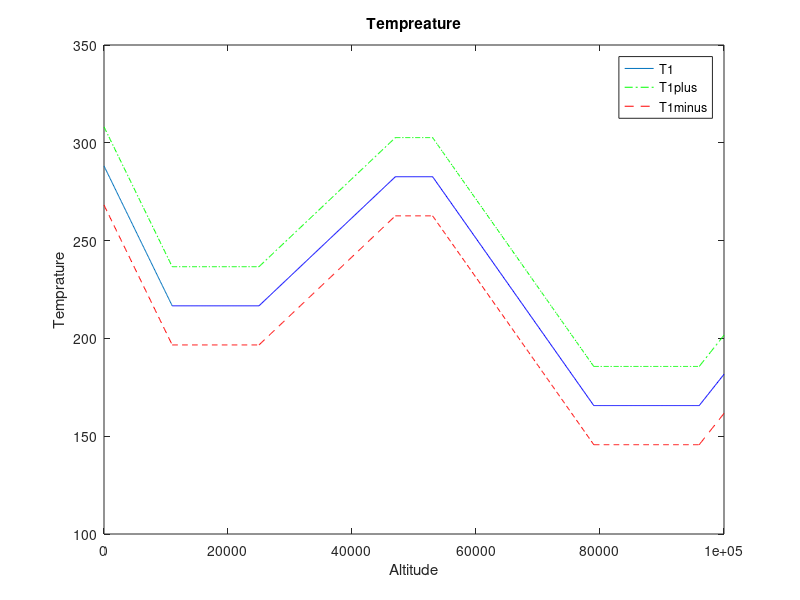
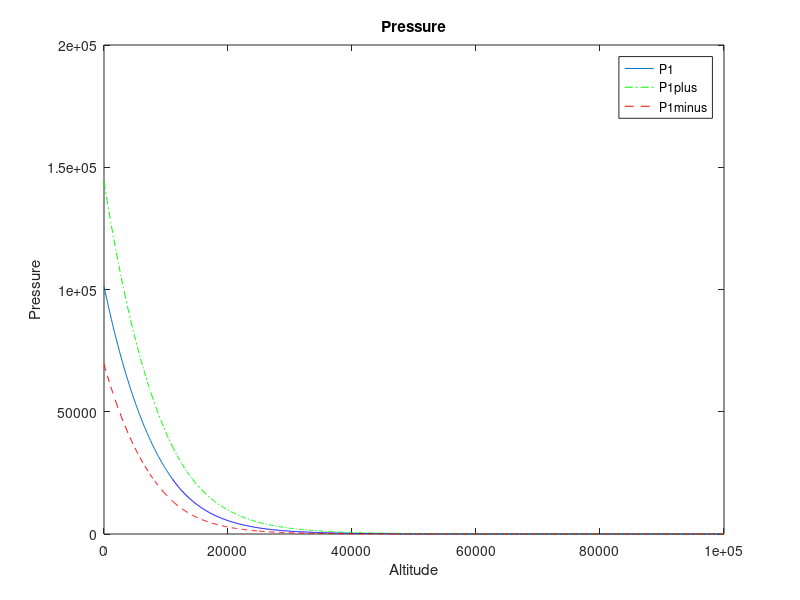
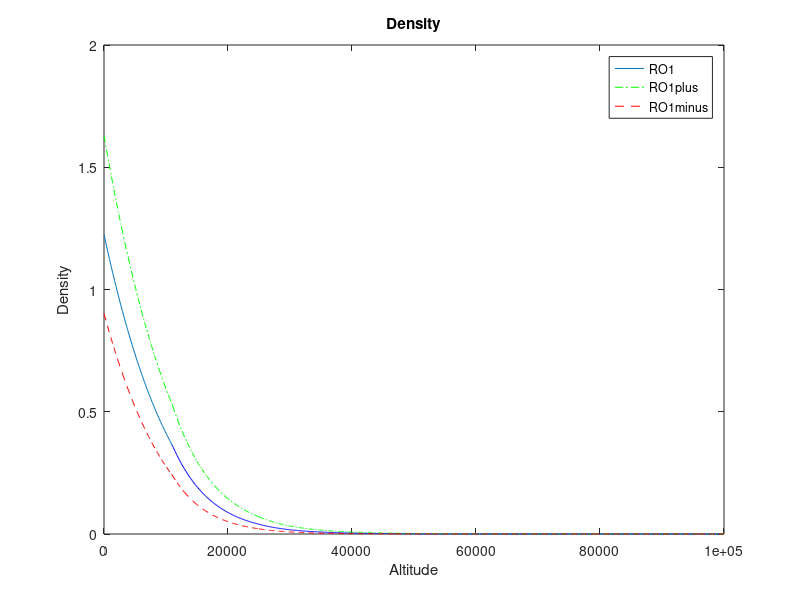
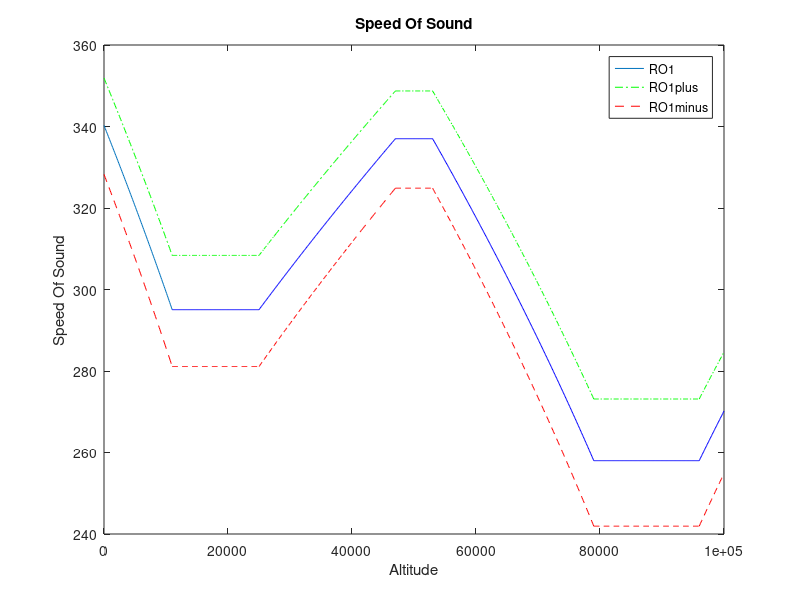

Here is the MATLAB script that generated these plots, in order:
%% Atmosphere Modeling and Temperature Differential Variation
%% Variables
P_SI=1.01325*10^5;%pressure in SI 
RO_SI=1.225;%density in SI
T_SI=288.16;%temperature in SI
g_SI=9.81;%garvity const in SI
R_SI=287;
a1=-6.5*10^(-3);%slope in Troposphere
a2=3*10^(-3);%slope in Stratosphere
a3=-4.5*10^(-3);%slope in Mesosphere
a4=4*10^(-3);%slope in Thermosphere
y=1.4;
%% Functions In SI Units
h=input('PLEASE Enter The Altitude');
    T_SIplus=T_SI+20;
    T_SIminus=T_SI-20;
    P_SIplus=P_SI*(T_SIplus/T_SI)^(-g_SI/(R_SI*a1));
    P_SIminus=P_SI*(T_SIminus/T_SI)^(-g_SI/(R_SI*a1));
    RO_SIplus=RO_SI*(T_SIplus/T_SI)^(-g_SI/(a1*R_SI)-1);
    RO_SIminus=RO_SI*(T_SIminus/T_SI)^(-g_SI/(a1*R_SI)-1);
    T2=T_SI+a1*(11000-0);
    T2plus=T_SIplus+a1*(11000-0);
    T2minus=T_SIminus+a1*(11000-0);
    P2=P_SI*(T2/T_SI)^(-g_SI/(R_SI*a1));
    P2plus=P_SIplus*(T2plus/T_SIplus)^(-g_SI/(R_SI*a1));
    P2minus=P_SIminus*(T2minus/T_SIminus)^(-g_SI/(R_SI*a1));
    RO2=RO_SI*(T2/T_SI)^(-g_SI/(a1*R_SI)-1);
    RO2plus=RO_SIplus*(T2plus/T_SIplus)^(-g_SI/(a1*R_SI)-1);
    RO2minus=RO_SIminus*(T2minus/T_SIminus)^(-g_SI/(a1*R_SI)-1);
    T3=T2;
    T3plus=T2plus;
    T3minus=T2minus;
    T5=T3;
    T5plus=T3plus;
    T5minus=T3minus;
    P5=P2*exp(((-g_SI)/(R_SI*T3))*(25000-11000));
    P5plus=P2plus*exp(((-g_SI)/(R_SI*T3plus))*(25000-11000));
    P5minus=P2minus*exp(((-g_SI)/(R_SI*T3minus))*(25000-11000));
    RO5=RO2*exp(((-g_SI)/(R_SI*T3))*(25000-11000));
    RO5plus=RO2plus*exp(((-g_SI)/(R_SI*T3plus))*(25000-11000));
    RO5minus=RO2minus*exp(((-g_SI)/(R_SI*T3minus))*(25000-11000));
    T8=T5+a2*(47000-25000);
    T8plus=T5plus+a2*(47000-25000);
    T8minus=T5minus+a2*(47000-25000);
    P8=P5*(T8/T5).^(-g_SI/(R_SI*a2));
    P8plus=P5plus*(T8plus/T5plus).^(-g_SI/(R_SI*a2));
    P8minus=P5minus*(T8minus/T5minus).^(-g_SI/(R_SI*a2));
    T9=T8;
    T9plus=T8plus;
    T9minus=T8minus;
    RO8=RO5*(T8/T5).^(-g_SI/(a2*R_SI)-1);
    RO8plus=RO5plus*(T8plus/T5plus).^(-g_SI/(a2*R_SI)-1);
    RO8minus=RO5minus*(T8minus/T5minus).^(-g_SI/(a2*R_SI)-1);
    T11=T9;
    T11plus=T9plus;
    T11minus=T9minus;
    P11=P8*exp(((-g_SI)/(R_SI*T11))*(53000-47000));
    P11plus=P8plus*exp(((-g_SI)/(R_SI*T11plus))*(53000-47000));
    P11minus=P8minus*exp(((-g_SI)/(R_SI*T11minus))*(53000-47000));
    RO11=RO8*exp(((-g_SI)/(R_SI*T11))*(53000-47000));
    RO11plus=RO8plus*exp(((-g_SI)/(R_SI*T11plus))*(53000-47000));
    RO11minus=RO8minus*exp(((-g_SI)/(R_SI*T11minus))*(53000-47000));
    T14=T11+a3*(79000-53000);
    T14plus=T11plus+a3*(79000-53000);
    T14minus=T11minus+a3*(79000-53000);
    T15=T14;
    T15plus=T14plus;
    T15minus=T14minus;
    P14=P11*(T14/T11).^(-g_SI/(R_SI*a3));
    P14plus=P11plus*(T14plus/T11plus).^(-g_SI/(R_SI*a3));
    P14minus=P11minus*(T14minus/T11minus).^(-g_SI/(R_SI*a3));
    RO14=RO11*(T14/T11).^(-g_SI/(a3*R_SI)-1);
    RO14plus=RO11plus*(T14plus/T11plus).^(-g_SI/(a3*R_SI)-1);
    RO14minus=RO11minus*(T14minus/T11minus).^(-g_SI/(a3*R_SI)-1);
    T17=T15;
    T17plus=T15plus;
    T17minus=T15minus;
    P17=P14*exp(((-g_SI)/(R_SI*T15))*(96000-79000));
    P17plus=P14plus*exp(((-g_SI)/(R_SI*T15plus))*(96000-79000));
    P17minus=P14minus*exp(((-g_SI)/(R_SI*T15minus))*(96000-79000));
    RO17=RO14*exp(((-g_SI)/(R_SI*T15))*(96000-79000));
    RO17plus=RO14plus*exp(((-g_SI)/(R_SI*T15plus))*(96000-79000));
    RO17minus=RO14minus*exp(((-g_SI)/(R_SI*T15minus))*(96000-79000));
     if h>=0 && h<=11000
        T=T_SI+a1*(h-0);
        P=P_SI*(T/T_SI)^(-g_SI/(R_SI*a1));
        RO=RO_SI*(T/T_SI)^(-g_SI/(a1*R_SI)-1);
        A=sqrt(y*R_SI*T);
        Tplus=T_SIplus+a1*(h-0);
        Tminus=T_SIminus+a1*(h-0);
        Pplus=P_SIplus*(Tplus/T_SIplus)^(-g_SI/(R_SI*a1));
        Pminus=P_SIminus*(Tminus/T_SIplus)^(-g_SI/(R_SI*a1));
        ROplus=RO_SIplus*(Tplus/T_SIplus)^(-g_SI/(a1*R_SI)-1);
        ROminus=RO_SIminus*(Tminus/T_SIminus)^(-g_SI/(a1*R_SI)-1);
        Aplus=sqrt(y*R_SI*Tplus);
        Aminus=sqrt(y*R_SI*Tminus);
        display(T)
        display(Tplus)
        display(Tminus)
        display(P)
        display(Pplus)
        display(Pminus)
        display(ROplus)
        display(ROminus)
        display(A)
        display(Aplus)
        display(Aminus)
        
    end
    if h>11000 && h<=25000 
        P3=P2*exp(((-g_SI)/(R_SI*T3))*(h-11000));
        P3plus=P2plus*exp(((-g_SI)/(R_SI*T3plus))*(h-11000));
        P3minus=P2minus*exp(((-g_SI)/(R_SI*T3minus))*(h-11000));
        RO3=RO2*exp(((-g_SI)/(R_SI*T3))*(h-11000));
        RO3plus=RO2plus*exp(((-g_SI)/(R_SI*T3plus))*(h-11000));
        RO3minus=RO2minus*exp(((-g_SI)/(R_SI*T3minus))*(h-11000));
        A3=sqrt(y*R_SI*T3);
        A3plus=sqrt(y*R_SI*T3plus);
        A3minus=sqrt(y*R_SI*T3minus);
        display(T3)
        display(T3plus)
        display(T3minus)
        display(P3)
        display(P3plus)
        display(P3minus)
        display(RO3)
        display(RO3plus)
        display(RO3minus)
        display(A3)
        display(A3plus)
        display(A3minus)
    end
    if h>25000 && h<=47000
        T6=T5+a2*(h-25000);
        T6plus=T5plus+a2*(h-25000);
        T6minus=T5minus+a2*(h-25000);
        P6=P5*(T6/T5).^(-g_SI/(R_SI*a2));
        P6plus=P5plus*(T6plus/T5plus).^(-g_SI/(R_SI*a2));
        P6minus=P5minus*(T6minus/T5minus).^(-g_SI/(R_SI*a2));
        RO6plus=RO5plus*(T6plus/T5plus).^(-g_SI/(a2*R_SI)-1);
        RO6minus=RO5*(T6minus/T5minus).^(-g_SI/(a2*R_SI)-1);
        A6=sqrt(y*R_SI*T6);
        A6plus=sqrt(y*R_SI*T6plus);
        A6minus=sqrt(y*R_SI*T6minus);
        display(T6)
        display(T6plus)
        display(T6minus)
        display(P6)
        display(P6plus)
        display(P6minus)
        display(RO6)
        display(RO6plus)
        display(RO6minus)
        display(A6)
        display(A6plus)
        display(A6minus)
    end
    if h>47000 && h<=53000
        
        P9=P8*exp(((-g_SI)/(R_SI*T9))*(h-47000));
        P9plus=P8plus*exp(((-g_SI)/(R_SI*T9plus))*(h-47000));
        P9minus=P8minus*exp(((-g_SI)/(R_SI*T9minus))*(h-47000));
        RO9=RO8*exp(((-g_SI)/(R_SI*T9))*(h-47000));
        RO9plus=RO8plus*exp(((-g_SI)/(R_SI*T9plus))*(h-47000));
        RO9minus=RO8minus*exp(((-g_SI)/(R_SI*T9minus))*(h-47000));
        A9=sqrt(y*R_SI*T9);
        A9plus=sqrt(y*R_SI*T9plus);
        A9minus=sqrt(y*R_SI*T9minus);
        display(T9)
        display(T9plus)
        display(T9minus)
        display(P9)
        display(P9plus)
        display(P9minus)
        display(RO9)
        display(RO9plus)
        display(RO9minus)
        display(A9)
        display(A9plus)
        display(A9minus)
    end
    if h>53000 && h<=79000
        T12=T11+a3*(h-53000);
        T12plus=T11plus+a3*(h-53000);
        T12minus=T11minus+a3*(h-53000);
        P12=P11*(T12/T11).^(-g_SI/(R_SI*a3));
        P12plus=P11plus*(T12plus/T11plus).^(-g_SI/(R_SI*a3));
        P12minus=P11minus*(T12minus/T11minus).^(-g_SI/(R_SI*a3));
        RO12=RO11*(T12/T11).^(-g_SI/(a3*R_SI)-1);
        RO12plus=RO11plus*(T12plus/T11plus).^(-g_SI/(a3*R_SI)-1);
        RO12minus=RO11minus*(T12minus/T11minus).^(-g_SI/(a3*R_SI)-1);
        A12=sqrt(y*R_SI*T12);
        A12plus=sqrt(y*R_SI*T12plus);
        A12minus=sqrt(y*R_SI*T12minus);
        display(T12)
        display(T12plus)
        display(T12minus)
        display(P12)
        display(P12plus)
        display(P12minus)
        display(RO12)
        display(RO12plus)
        display(RO12minus)
        display(A12)
        display(A12plus)
        display(A12minus)
    end
    if h>79000 && h<=96000
        
        P15=P14*exp(((-g_SI)/(R_SI*T15))*(h-79000));
        P15plus=P14plus*exp(((-g_SI)/(R_SI*T15plus))*(h-79000));
        P15minus=P14minus*exp(((-g_SI)/(R_SI*T15minus))*(h-79000));
        RO15=RO14*exp(((-g_SI)/(R_SI*T15))*(h-79000));
        RO15plus=RO14plus*exp(((-g_SI)/(R_SI*T15plus))*(h-79000));
        RO15minus=RO14minus*exp(((-g_SI)/(R_SI*T15minus))*(h-79000));
        A15=sqrt(y*R_SI*T15);
        A15plus=sqrt(y*R_SI*T15plus);
        A15minus=sqrt(y*R_SI*T15minus);
        display(T15)
        display(T15plus)
        display(T15minus)
        display(P15)
        display(P15plus)
        display(P15minus)
        display(RO15)
        display(RO15plus)
        display(RO15minus)
        display(A15)
        display(A15plus)
        display(A15minus)
    end
    if h>96000 && h<=100000
        T18=T17+a4*(h-96000);
        T18plus=T17plus+a4*(h-96000);
        T18minus=T17minus+a4*(h-96000);
        P18=P17*(T18/T17).^(-g_SI/(R_SI*a4));
        P18plus=P17plus*(T18plus/T17plus).^(-g_SI/(R_SI*a4));
        P18minus=P17minus*(T18minus/T17minus).^(-g_SI/(R_SI*a4));
        RO18=RO17*(T18/T17).^(-g_SI/(a4*R_SI)-1);
        RO18plus=RO17plus*(T18plus/T17plus).^(-g_SI/(a4*R_SI)-1);
        RO18minus=RO17minus*(T18minus/T17minus).^(-g_SI/(a4*R_SI)-1);
        A18=sqrt(y*R_SI*T18);
        A18plus=sqrt(y*R_SI*T18plus);
        A18minus=sqrt(y*R_SI*T18minus);
        display(T18)
        display(T18plus)
        display(T18minus)
        display(P18)
        display(P18plus)
        display(P18minus)
        display(RO18)
        display(RO18plus)
        display(RO18minus)
        display(A18)
        display(A18plus)
        display(A18minus)
    end
    %% plot
        H=(0:100:11000);
        H1=(11000:100:25000);
        H2=(25000:100:47000);
        H3=(47000:100:53000);
        H4=(53000:100:79000);
        H5=(79000:100:96000);
        H6=(96000:100:100000);
        
        T1=T_SI+a1*(H-0);
        P1=P_SI*(T1/T_SI).^(-g_SI/(R_SI*a1));
        RO1=RO_SI*(T1/T_SI).^(-g_SI/(a1*R_SI)-1);
        A1=sqrt(y*R_SI*T1);
        T1plus=T_SIplus+a1*(H-0);
        T1minus=T_SIminus+a1*(H-0);
        P1plus=P_SIplus*(T1plus/T_SIplus).^(-g_SI/(R_SI*a1));
        P1minus=P_SIminus*(T1minus/T_SIminus).^(-g_SI/(R_SI*a1));
        RO1plus=RO_SIplus*(T1plus/T_SIplus).^(-g_SI/(a1*R_SI)-1);
        RO1minus=RO_SIminus*(T1minus/T_SIminus).^(-g_SI/(a1*R_SI)-1);
        A1plus=sqrt(y*R_SI*T1plus);
        A1minus=sqrt(y*R_SI*T1minus);
        
        T4=T2+H1*0;
        T4plus=T2plus+H1*0;
        T4minus=T2minus+H1*0;
        P4=P2*exp(((-g_SI)/(R_SI*T2))*(H1-11000));
        P4plus=P2plus*exp(((-g_SI)/(R_SI*T2plus))*(H1-11000));
        P4minus=P2minus*exp(((-g_SI)/(R_SI*T2minus))*(H1-11000));
        RO4=RO2*exp(((-g_SI)/(R_SI*T2))*(H1-11000));
        RO4plus=RO2plus*exp(((-g_SI)/(R_SI*T2plus))*(H1-11000));
        RO4minus=RO2minus*exp(((-g_SI)/(R_SI*T2minus))*(H1-11000));
        A4=sqrt(y*R_SI*T4);
        A4plus=sqrt(y*R_SI*T4plus);
        A4minus=sqrt(y*R_SI*T4minus);
        
        T7=T5+a2*(H2-25000);
        T7plus=T5plus+a2*(H2-25000);
        T7minus=T5minus+a2*(H2-25000);
        P7=P5*(T7/T5).^(-g_SI/(R_SI*a2));
        P7plus=P5plus*(T7plus/T5plus).^(-g_SI/(R_SI*a2));
        P7minus=P5minus*(T7minus/T5minus).^(-g_SI/(R_SI*a2));
        RO7=RO5*(T7/T5).^(-g_SI/(a2*R_SI)-1);
        RO7plus=RO5plus*(T7plus/T5plus).^(-g_SI/(a2*R_SI)-1);
        RO7minus=RO5minus*(T7minus/T5minus).^(-g_SI/(a2*R_SI)-1);
        A7=sqrt(y*R_SI*T7);
        A7plus=sqrt(y*R_SI*T7plus);
        A7minus=sqrt(y*R_SI*T7minus);
        
        T10=T8+H3*0;
        T10plus=T8plus+H3*0;
        T10minus=T8minus+H3*0;
        P10=P8*exp(((-g_SI)/(R_SI*T8))*(H3-47000));
        P10plus=P8plus*exp(((-g_SI)/(R_SI*T8plus))*(H3-47000));
        P10minus=P8minus*exp(((-g_SI)/(R_SI*T8minus))*(H3-47000));
        RO10=RO8*exp(((-g_SI)/(R_SI*T8))*(H3-47000));
        RO10plus=RO8plus*exp(((-g_SI)/(R_SI*T8plus))*(H3-47000));
        RO10minus=RO8minus*exp(((-g_SI)/(R_SI*T8minus))*(H3-47000));
        A10=sqrt(y*R_SI*T10);
        A10plus=sqrt(y*R_SI*T10plus);
        A10minus=sqrt(y*R_SI*T10minus);
        
        T13=T11+a3*(H4-53000);
        T13plus=T11plus+a3*(H4-53000);
        T13minus=T11minus+a3*(H4-53000);
        P13=P11*(T13/T11).^(-g_SI/(R_SI*a3));
        P13plus=P11plus*(T13plus/T11plus).^(-g_SI/(R_SI*a3));
        P13minus=P11minus*(T13minus/T11minus).^(-g_SI/(R_SI*a3));
        RO13=RO11*(T13/T11).^(-g_SI/(a3*R_SI)-1);
        RO13plus=RO11plus*(T13plus/T11plus).^(-g_SI/(a3*R_SI)-1);
        RO13minus=RO11minus*(T13minus/T11minus).^(-g_SI/(a3*R_SI)-1);
        A13=sqrt(y*R_SI*T13);
        A13plus=sqrt(y*R_SI*T13plus);
        A13minus=sqrt(y*R_SI*T13minus);
        
        T16=T14+H5*0;
        T16plus=T14plus+H5*0;
        T16minus=T14minus+H5*0;
        P16=P14*exp(((-g_SI)/(R_SI*T15))*(H5-79000));
        P16plus=P14plus*exp(((-g_SI)/(R_SI*T15plus))*(H5-79000));
        P16minus=P14minus*exp(((-g_SI)/(R_SI*T15minus))*(H5-79000));
        RO16=RO14*exp(((-g_SI)/(R_SI*T15))*(H5-79000));
        RO16plus=RO14plus*exp(((-g_SI)/(R_SI*T15plus))*(H5-79000));
        RO16minus=RO14minus*exp(((-g_SI)/(R_SI*T15minus))*(H5-79000));
        A16=sqrt(y*R_SI*T16);
        A16plus=sqrt(y*R_SI*T16plus);
        A16minus=sqrt(y*R_SI*T16minus);
        
        T19=T17+a4*(H6-96000);
        T19plus=T17plus+a4*(H6-96000);
        T19minus=T17minus+a4*(H6-96000);
        P19=P17*(T19/T17).^(-g_SI/(R_SI*a4));
        P19plus=P17plus*(T19plus/T17plus).^(-g_SI/(R_SI*a4));
        P19minus=P17minus*(T19minus/T17minus).^(-g_SI/(R_SI*a4));
        RO19=RO17*(T19/T17).^(-g_SI/(a4*R_SI)-1);
        RO19plus=RO17plus*(T19plus/T17plus).^(-g_SI/(a4*R_SI)-1);
        RO19minus=RO17minus*(T19minus/T17minus).^(-g_SI/(a4*R_SI)-1);
        A19=sqrt(y*R_SI*T19);
        A19plus=sqrt(y*R_SI*T19plus);
        A19minus=sqrt(y*R_SI*T19minus);
        
        figure,plot(H,T1);
        hold on;
        plot(H,T1plus,'-.g');
        plot(H,T1minus,'--r');
        plot(H1,T4,'b');
        plot(H1,T4plus,'-.g');
        plot(H1,T4minus,'--r');
        plot(H2,T7,'b');
        plot(H2,T7plus,'-.g');
        plot(H2,T7minus,'--r');
        plot(H3,T10,'b');
        plot(H3,T10plus,'-.g');
        plot(H3,T10minus,'--r');
        plot(H4,T13,'b');
        plot(H4,T13plus,'-.g');
        plot(H4,T13minus,'--r');
        plot(H5,T16,'b');
        plot(H5,T16plus,'-.g');
        plot(H5,T16minus,'--r');
        plot(H6,T19,'b');
        plot(H6,T19plus,'-.g');
        plot(H6,T19minus,'--r');
        hold off;
        title('Tempreature');
        xlabel('Altitude');
        ylabel('Temprature');
        legend('T1','T1plus','T1minus','Location','northeast')
        
        figure,plot(H,P1);
        hold on;
        plot(H,P1plus,'-.g');
        plot(H,P1minus,'--r');
        plot(H1,P4,'b');
        plot(H1,P4plus,'-.g');
        plot(H1,P4minus,'--r');
        plot(H2,P7,'b');
        plot(H2,P7plus,'-.g');
        plot(H2,P7minus,'--r');
        plot(H3,P10,'b');
        plot(H3,P10plus,'-.g');
        plot(H3,P10minus,'--r');
        plot(H4,P13,'b');
        plot(H4,P13plus,'-.g');
        plot(H4,P13minus,'--r');
        plot(H5,P16,'b');
        plot(H5,P16plus,'-.g');
        plot(H5,P16minus,'--r');
        plot(H6,P19,'b');
        plot(H6,P19plus,'-.g');
        plot(H6,P19minus,'--r');
        hold off;
        title('Pressure');
        xlabel('Altitude');
        ylabel('Pressure');
        legend('P1','P1plus','P1minus','Location','northeast')
        
        figure,plot(H,RO1);
        hold on;
        plot(H,RO1plus,'-.g');
        plot(H,RO1minus,'--r');
        plot(H1,RO4,'b');
        plot(H1,RO4plus,'-.g');
        plot(H1,RO4minus,'--r');
        plot(H2,RO7,'b');
        plot(H2,RO7plus,'-.g');
        plot(H2,RO7minus,'--r');
        plot(H3,RO10,'b');
        plot(H3,RO10plus,'-.g');
        plot(H3,RO10minus,'--r');
        plot(H4,RO13,'b');
        plot(H4,RO13plus,'-.g');
        plot(H4,RO13minus,'--r');
        plot(H5,RO16,'b');
        plot(H5,RO16plus,'-.g');
        plot(H5,RO16minus,'--r');
        plot(H6,RO19,'b');
        plot(H6,RO19plus,'-.g');
        plot(H6,RO19minus,'--r');
        hold off;
        title('Density');
        xlabel('Altitude');
        ylabel('Density');
        legend('RO1','RO1plus','RO1minus','Location','northeast')
        
        figure,plot(H,A1);
        hold on;
        plot(H,A1plus,'-.g');
        plot(H,A1minus,'--r');
        plot(H1,A4,'b');
        plot(H1,A4plus,'-.g');
        plot(H1,A4minus,'--r');
        plot(H2,A7,'b');
        plot(H2,A7plus,'-.g');
        plot(H2,A7minus,'--r');
        plot(H3,A10,'b');
        plot(H3,A10plus,'-.g');
        plot(H3,A10minus,'--r');
        plot(H4,A13,'b');
        plot(H4,A13plus,'-.g');
        plot(H4,A13minus,'--r');
        plot(H5,A16,'b');
        plot(H5,A16plus,'-.g');
        plot(H5,A16minus,'--r');
        plot(H6,A19,'b');
        plot(H6,A19plus,'-.g');
        plot(H6,A19minus,'--r');
        hold off;
        title('Speed Of Sound');
        xlabel('Altitude');
        ylabel('Speed Of Sound');
        legend('RO1','RO1plus','RO1minus','Location','northeast')
    